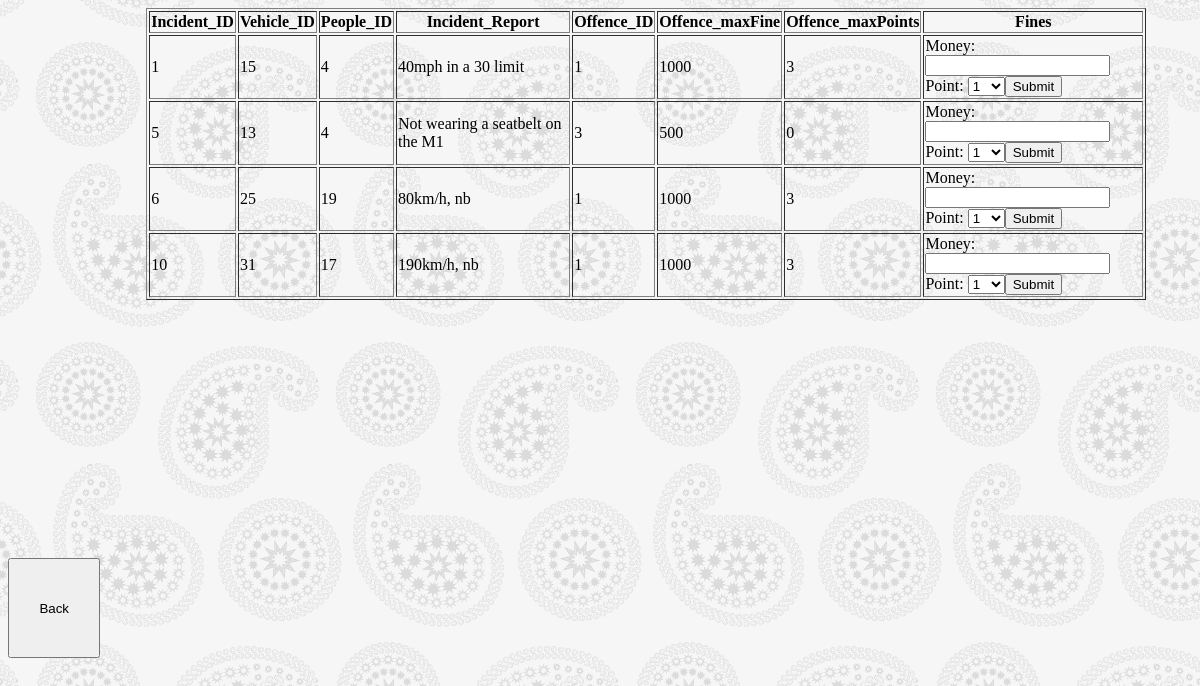
The app's page /DIS-COMP4039-CW2-alysc17-20545459/alysc17-20545459_Docker/Public/Fine.php (signed in) with its own data.
### tables this page shows
CREATE TABLE `Incident` (
  `Incident_ID` int(11) NOT NULL,
  `Vehicle_ID` int(11) DEFAULT NULL,
  `People_ID` int(11) DEFAULT NULL,
  `Incident_Date` date NOT NULL,
  `Incident_Report` varchar(500) NOT NULL,
  `Offence_ID` int(11) DEFAULT NULL
);

CREATE TABLE `Offence` (
  `Offence_ID` int(11) NOT NULL,
  `Offence_description` varchar(50) NOT NULL,
  `Offence_maxFine` int(11) NOT NULL,
  `Offence_maxPoints` int(11) NOT NULL
);

### DIS-COMP4039-CW2-alysc17-20545459/alysc17-20545459_Docker/Public/Fine.php (the view, shortened to what this page needs)
<html>
<body style="background-image: url(../images/3.jpg)">
<button class="back" onclick="javascrtpt:window.location.href='./login.php'">Back</button>
<?php
    require("../config/db.inc.php");
$sql1="select *,Offence.Offence_maxFine, Offence.Offence_maxPoints from Incident join Offence on Incident.Offence_ID = Offence.Offence_ID where Incident_ID not in (select Incident_ID from Fines)";
$result1 = mysqli_query($conn, $sql1);
echo "<div>";
echo "<table border='1' width='1000' align='center'>";
echo "<tr><th>Incident_ID</th><th>Vehicle_ID</th><th>People_ID</th><th>Incident_Report</th><th>Offence_ID</th><th>Offence_maxFine</th><th>Offence_maxPoints</th><th>Fines</th></tr>";
while ($row = mysqli_fetch_assoc($result1)){
    echo "<form method='post'>";
    $Inid = $row['Incident_ID'];
    echo "<tr>";
    echo "<td>".$row['Incident_ID']."</td>";
    echo "<td>".$row['Vehicle_ID']."</td>";
    echo "<td>".$row['People_ID']."</td>";
    echo "<td>".$row['Incident_Report']."</td>";
    echo "<td>".$row['Offence_ID']."</td>";
    echo "<td>".$row['Offence_maxFine']."</td>";
    echo "<td>".$row['Offence_maxPoints']."</td>";
    echo "<td>"."Money: <input name='money' type='text'><br>";
    echo "Point: <select name='point'>";
    $i=1;
    while($i!=13){
        echo "<option>";
        echo $i;
        echo "</option>";
        $i++;
    }
    echo "</select>";
    echo "<input name='id' type='text' value='$Inid' style='display:none'><input name='fine' type='submit'>"."</td>";
    echo "</tr>";
    echo "</form>";
}
echo "</table>";
echo "</div>";
?>
</body>
</html>

### DIS-COMP4039-CW2-alysc17-20545459/alysc17-20545459_Docker/Public/Fine.php (style rules this page uses)
body { display: flex; justify-content: center; align-items: center; }
div { width: 1200px; height: 1200px; justify-content: center; align-items: center; overflow: scroll; }
.back { height: 100px; width: 100px; }

### records on screen
incident: Incident_ID "1", Vehicle_ID "15", People_ID "4", Incident_Report "40mph in a 30 limit", Offence_ID.Offence_ID "1", Offence_ID.Offence_maxFine "1000", Offence_ID.Offence_maxPoints "3"
incident: Incident_ID "5", Vehicle_ID "13", People_ID "4", Incident_Report "Not wearing a seatbelt on the M1", Offence_ID.Offence_ID "3", Offence_ID.Offence_maxFine "500", Offence_ID.Offence_maxPoints "0"
incident: Incident_ID "6", Vehicle_ID "25", People_ID "19", Incident_Report "80km/h, nb", Offence_ID.Offence_ID "1", Offence_ID.Offence_maxFine "1000", Offence_ID.Offence_maxPoints "3"
incident: Incident_ID "10", Vehicle_ID "31", People_ID "17", Incident_Report "190km/h, nb", Offence_ID.Offence_ID "1", Offence_ID.Offence_maxFine "1000", Offence_ID.Offence_maxPoints "3"

### other values on screen
form field point "1"
